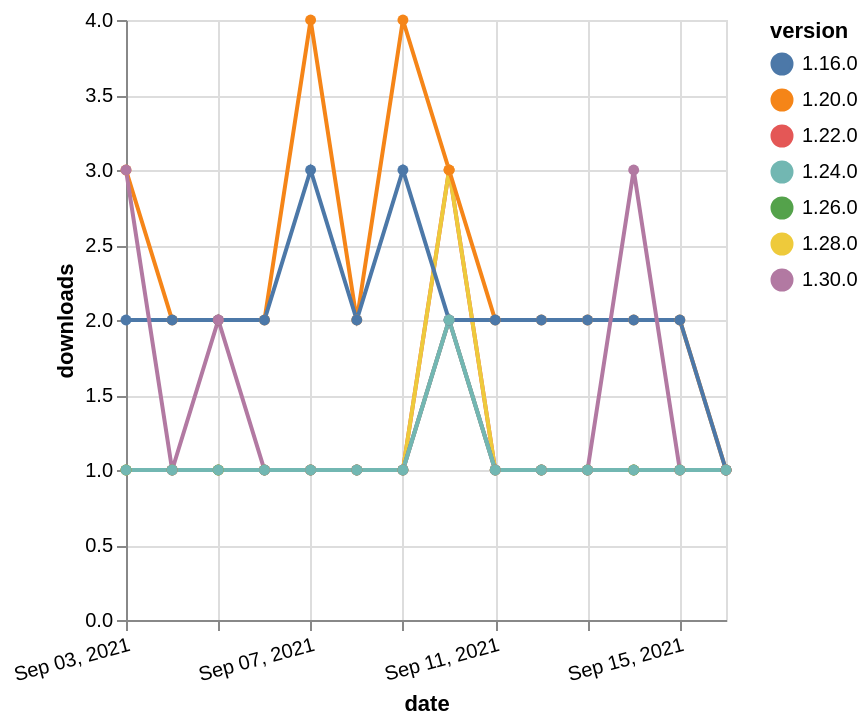

Write a Vega-Lite specification for this figure.
### Vega-Lite specification from a JSON file in a GitHub repository (floating-point values rounded to 4 significant figures)
{"$schema": "https://vega.github.io/schema/vega-lite/v5.json", "description": "A simple bar chart with embedded data.", "data": {"values": [{"date": "2021-09-03", "total": 370, "delta": 1, "version": "1.22.0"}, {"date": "2021-09-04", "total": 371, "delta": 1, "version": "1.22.0"}, {"date": "2021-09-05", "total": 372, "delta": 1, "version": "1.22.0"}, {"date": "2021-09-06", "total": 373, "delta": 1, "version": "1.22.0"}, {"date": "2021-09-07", "total": 374, "delta": 1, "version": "1.22.0"}, {"date": "2021-09-08", "total": 375, "delta": 1, "version": "1.22.0"}, {"date": "2021-09-09", "total": 376, "delta": 1, "version": "1.22.0"}, {"date": "2021-09-10", "total": 379, "delta": 3, "version": "1.22.0"}, {"date": "2021-09-11", "total": 380, "delta": 1, "version": "1.22.0"}, {"date": "2021-09-12", "total": 381, "delta": 1, "version": "1.22.0"}, {"date": "2021-09-13", "total": 382, "delta": 1, "version": "1.22.0"}, {"date": "2021-09-14", "total": 383, "delta": 1, "version": "1.22.0"}, {"date": "2021-09-15", "total": 384, "delta": 1, "version": "1.22.0"}, {"date": "2021-09-16", "total": 385, "delta": 1, "version": "1.22.0"}, {"date": "2021-09-03", "total": 210, "delta": 1, "version": "1.28.0"}, {"date": "2021-09-04", "total": 211, "delta": 1, "version": "1.28.0"}, {"date": "2021-09-05", "total": 212, "delta": 1, "version": "1.28.0"}, {"date": "2021-09-06", "total": 213, "delta": 1, "version": "1.28.0"}, {"date": "2021-09-07", "total": 214, "delta": 1, "version": "1.28.0"}, {"date": "2021-09-08", "total": 215, "delta": 1, "version": "1.28.0"}, {"date": "2021-09-09", "total": 216, "delta": 1, "version": "1.28.0"}, {"date": "2021-09-10", "total": 219, "delta": 3, "version": "1.28.0"}, {"date": "2021-09-11", "total": 220, "delta": 1, "version": "1.28.0"}, {"date": "2021-09-12", "total": 221, "delta": 1, "version": "1.28.0"}, {"date": "2021-09-13", "total": 222, "delta": 1, "version": "1.28.0"}, {"date": "2021-09-14", "total": 223, "delta": 1, "version": "1.28.0"}, {"date": "2021-09-15", "total": 224, "delta": 1, "version": "1.28.0"}, {"date": "2021-09-16", "total": 225, "delta": 1, "version": "1.28.0"}, {"date": "2021-09-03", "total": 171, "delta": 1, "version": "1.26.0"}, {"date": "2021-09-04", "total": 172, "delta": 1, "version": "1.26.0"}, {"date": "2021-09-05", "total": 173, "delta": 1, "version": "1.26.0"}, {"date": "2021-09-06", "total": 174, "delta": 1, "version": "1.26.0"}, {"date": "2021-09-07", "total": 175, "delta": 1, "version": "1.26.0"}, {"date": "2021-09-08", "total": 176, "delta": 1, "version": "1.26.0"}, {"date": "2021-09-09", "total": 177, "delta": 1, "version": "1.26.0"}, {"date": "2021-09-10", "total": 179, "delta": 2, "version": "1.26.0"}, {"date": "2021-09-11", "total": 180, "delta": 1, "version": "1.26.0"}, {"date": "2021-09-12", "total": 181, "delta": 1, "version": "1.26.0"}, {"date": "2021-09-13", "total": 182, "delta": 1, "version": "1.26.0"}, {"date": "2021-09-14", "total": 183, "delta": 1, "version": "1.26.0"}, {"date": "2021-09-15", "total": 184, "delta": 1, "version": "1.26.0"}, {"date": "2021-09-16", "total": 185, "delta": 1, "version": "1.26.0"}, {"date": "2021-09-03", "total": 2646, "delta": 3, "version": "1.20.0"}, {"date": "2021-09-04", "total": 2648, "delta": 2, "version": "1.20.0"}, {"date": "2021-09-05", "total": 2650, "delta": 2, "version": "1.20.0"}, {"date": "2021-09-06", "total": 2652, "delta": 2, "version": "1.20.0"}, {"date": "2021-09-07", "total": 2656, "delta": 4, "version": "1.20.0"}, {"date": "2021-09-08", "total": 2658, "delta": 2, "version": "1.20.0"}, {"date": "2021-09-09", "total": 2662, "delta": 4, "version": "1.20.0"}, {"date": "2021-09-10", "total": 2665, "delta": 3, "version": "1.20.0"}, {"date": "2021-09-11", "total": 2667, "delta": 2, "version": "1.20.0"}, {"date": "2021-09-12", "total": 2669, "delta": 2, "version": "1.20.0"}, {"date": "2021-09-13", "total": 2671, "delta": 2, "version": "1.20.0"}, {"date": "2021-09-14", "total": 2673, "delta": 2, "version": "1.20.0"}, {"date": "2021-09-15", "total": 2675, "delta": 2, "version": "1.20.0"}, {"date": "2021-09-16", "total": 2676, "delta": 1, "version": "1.20.0"}, {"date": "2021-09-03", "total": 2418, "delta": 2, "version": "1.16.0"}, {"date": "2021-09-04", "total": 2420, "delta": 2, "version": "1.16.0"}, {"date": "2021-09-05", "total": 2422, "delta": 2, "version": "1.16.0"}, {"date": "2021-09-06", "total": 2424, "delta": 2, "version": "1.16.0"}, {"date": "2021-09-07", "total": 2427, "delta": 3, "version": "1.16.0"}, {"date": "2021-09-08", "total": 2429, "delta": 2, "version": "1.16.0"}, {"date": "2021-09-09", "total": 2432, "delta": 3, "version": "1.16.0"}, {"date": "2021-09-10", "total": 2434, "delta": 2, "version": "1.16.0"}, {"date": "2021-09-11", "total": 2436, "delta": 2, "version": "1.16.0"}, {"date": "2021-09-12", "total": 2438, "delta": 2, "version": "1.16.0"}, {"date": "2021-09-13", "total": 2440, "delta": 2, "version": "1.16.0"}, {"date": "2021-09-14", "total": 2442, "delta": 2, "version": "1.16.0"}, {"date": "2021-09-15", "total": 2444, "delta": 2, "version": "1.16.0"}, {"date": "2021-09-16", "total": 2445, "delta": 1, "version": "1.16.0"}, {"date": "2021-09-03", "total": 127, "delta": 3, "version": "1.30.0"}, {"date": "2021-09-04", "total": 128, "delta": 1, "version": "1.30.0"}, {"date": "2021-09-05", "total": 130, "delta": 2, "version": "1.30.0"}, {"date": "2021-09-06", "total": 131, "delta": 1, "version": "1.30.0"}, {"date": "2021-09-07", "total": 132, "delta": 1, "version": "1.30.0"}, {"date": "2021-09-08", "total": 133, "delta": 1, "version": "1.30.0"}, {"date": "2021-09-09", "total": 134, "delta": 1, "version": "1.30.0"}, {"date": "2021-09-10", "total": 136, "delta": 2, "version": "1.30.0"}, {"date": "2021-09-11", "total": 137, "delta": 1, "version": "1.30.0"}, {"date": "2021-09-12", "total": 138, "delta": 1, "version": "1.30.0"}, {"date": "2021-09-13", "total": 139, "delta": 1, "version": "1.30.0"}, {"date": "2021-09-14", "total": 142, "delta": 3, "version": "1.30.0"}, {"date": "2021-09-15", "total": 143, "delta": 1, "version": "1.30.0"}, {"date": "2021-09-16", "total": 144, "delta": 1, "version": "1.30.0"}, {"date": "2021-09-03", "total": 192, "delta": 1, "version": "1.24.0"}, {"date": "2021-09-04", "total": 193, "delta": 1, "version": "1.24.0"}, {"date": "2021-09-05", "total": 194, "delta": 1, "version": "1.24.0"}, {"date": "2021-09-06", "total": 195, "delta": 1, "version": "1.24.0"}, {"date": "2021-09-07", "total": 196, "delta": 1, "version": "1.24.0"}, {"date": "2021-09-08", "total": 197, "delta": 1, "version": "1.24.0"}, {"date": "2021-09-09", "total": 198, "delta": 1, "version": "1.24.0"}, {"date": "2021-09-10", "total": 200, "delta": 2, "version": "1.24.0"}, {"date": "2021-09-11", "total": 201, "delta": 1, "version": "1.24.0"}, {"date": "2021-09-12", "total": 202, "delta": 1, "version": "1.24.0"}, {"date": "2021-09-13", "total": 203, "delta": 1, "version": "1.24.0"}, {"date": "2021-09-14", "total": 204, "delta": 1, "version": "1.24.0"}, {"date": "2021-09-15", "total": 205, "delta": 1, "version": "1.24.0"}, {"date": "2021-09-16", "total": 206, "delta": 1, "version": "1.24.0"}]}, "width": "container", "mark": {"type": "line", "point": {"filled": true}}, "encoding": {"x": {"field": "date", "type": "temporal", "timeUnit": "yearmonthdate", "title": "date", "axis": {"labelAngle": -15}}, "y": {"field": "delta", "type": "quantitative", "title": "downloads"}, "color": {"field": "version", "type": "nominal"}, "tooltip": {"field": "delta"}}}
